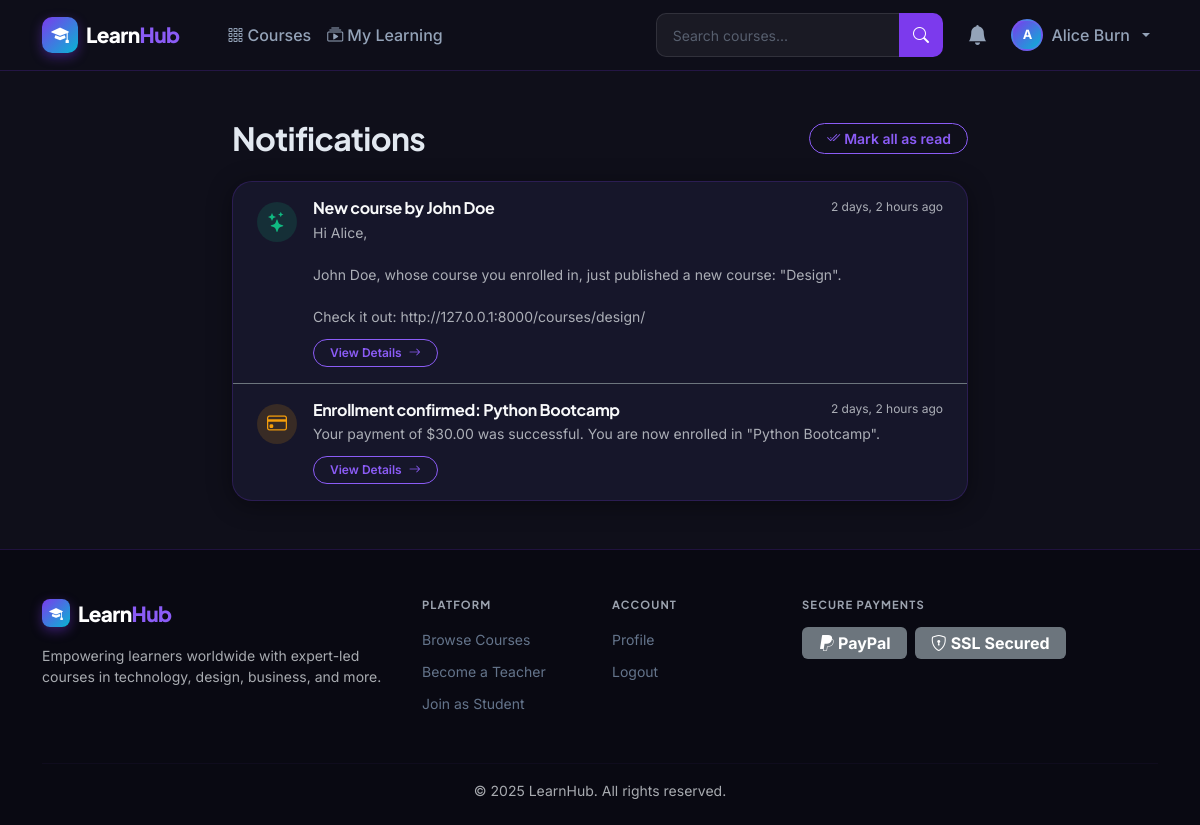
The page /notifications/ (signed in) on the database its author committed.
### apps/accounts/models.py (models this page shows, shortened)
class CustomUser(AbstractUser):
    ROLE_CHOICES = (
        ('student', 'Student'),
        ('teacher', 'Teacher'),
    )
    role = models.CharField(max_length=10, choices=ROLE_CHOICES, default='student')
    is_otp_verified = models.BooleanField(default=False)
    otp_secret = models.CharField(max_length=64, blank=True, default='')
    @property
    def is_teacher(self):
        return self.role == 'teacher'
    @property
    def is_student(self):
        return self.role == 'student'

### apps/notifications/models.py (models this page shows, shortened)
class Notification(models.Model):
    TYPE_CHOICES = (
        ('new_lesson', 'New Lesson'),
        ('new_course', 'New Course by Followed Teacher'),
        ('payment', 'Payment'),
        ('general', 'General'),
    )
    recipient = models.ForeignKey(
        settings.AUTH_USER_MODEL, on_delete=models.CASCADE, related_name='notifications'
    )
    title = models.CharField(max_length=200)
    message = models.TextField()
    notification_type = models.CharField(max_length=20, choices=TYPE_CHOICES, default='general')
    is_read = models.BooleanField(default=False)
    link = models.CharField(max_length=300, blank=True)
    created_at = models.DateTimeField(auto_now_add=True)
    class Meta:
        ordering = ['-created_at']

### apps/notifications/views.py (the view)
# urls.py: path('', views.notification_list, name='list'),
@login_required
def notification_list(request):
    notifications = Notification.objects.filter(recipient=request.user).order_by('-created_at')
    notifications.filter(is_read=False).update(is_read=True)
    return render(request, 'notifications/list.html', {'notifications': notifications})

### apps/notifications/context_processors.py (called while the page is built)
def notifications_count(request):
    if request.user.is_authenticated:
        count = Notification.objects.filter(recipient=request.user, is_read=False).count()
        return {'unread_notifications_count': count}
    return {'unread_notifications_count': 0}

### templates/notifications/list.html (shortened to what this page needs)
{% extends 'base.html' %}
{% block content %}
<div class="container py-5">
  <div class="row justify-content-center">
    <div class="col-lg-8">
      <div class="d-flex justify-content-between align-items-center mb-4">
        <h2 class="mb-0 fw-bold">Notifications</h2>
        {% if notifications %}
        <form action="{% url 'notifications:mark_all_read' %}" method="post">
          <button type="submit" class="btn btn-sm btn-outline-primary rounded-pill px-3">
            <i class="bi bi-check2-all me-1"></i>Mark all as read
          </button>
        </form>
        {% endif %}
      </div>
      {% if notifications %}
      <div class="lh-card p-0 overflow-hidden">
        <div class="list-group list-group-flush bg-transparent">
          {% for notif in notifications %}
          <div class="list-group-item bg-transparent border-secondary py-3 px-4 hover-bg-light transition-all
                      {% if not notif.is_read %}border-start border-primary border-4 bg-primary bg-opacity-10{% endif %}">
            <div class="d-flex gap-3 align-items-start">
              <div class="rounded-circle d-flex align-items-center justify-content-center mt-1 shrink-0"
                   style="width:40px;height:40px;
                          {% if notif.notification_type == 'new_lesson' %}background:rgba(6,182,212,0.15);color:var(--accent);
                          {% elif notif.notification_type == 'new_course' %}background:rgba(16,185,129,0.15);color:var(--success);
                          {% elif notif.notification_type == 'payment' %}background:rgba(245,158,11,0.15);color:var(--warning);
                          {% else %}background:rgba(124,58,237,0.15);color:var(--primary-light);{% endif %}">
                {% if notif.notification_type == 'new_lesson' %}
                  <i class="bi bi-play-circle fs-5"></i>
                {% elif notif.notification_type == 'new_course' %}
                  <i class="bi bi-stars fs-5"></i>
                {% elif notif.notification_type == 'payment' %}
                  <i class="bi bi-credit-card fs-5"></i>
                {% else %}
                  <i class="bi bi-bell fs-5"></i>
                {% endif %}
              </div>
              <div class="flex-grow-1">
                <div class="d-flex justify-content-between align-items-start mb-1">
                  <h6 class="mb-0 fw-bold text-light">{{ notif.title }}</h6>
                  <small class="text-muted text-nowrap ms-2" style="font-size:0.75rem;">{{ notif.created_at|timesince }} ago</small>
                </div>
                <p class="mb-2 text-muted small" style="line-height:1.5;white-space:pre-wrap;">{{ notif.message }}</p>
                {% if notif.link %}
                <a href="{% url 'notifications:mark_read' pk=notif.id %}" class="btn btn-sm btn-outline-primary rounded-pill px-3 mt-1" style="font-size:0.75rem;">
                  View Details <i class="bi bi-arrow-right ms-1"></i>
                </a>
                {% endif %}
              </div>
            </div>
          </div>
          {% endfor %}
        </div>
      </div>
      {% else %}
      <div class="empty-state py-5 mt-3">
        <div class="empty-icon text-muted mb-3"><i class="bi bi-bell-slash fs-1"></i></div>
        <h5>You're all caught up!</h5>
        <p class="text-muted">You have no notifications right now.</p>
      </div>
      {% endif %}
    </div>
  </div>
</div>
{% endblock %}

### templates/base.html (shortened to what this page needs)
<!DOCTYPE html>
<html lang="en" data-bs-theme="dark">
<head>
  <link href="https://cdn.jsdelivr.net/npm/bootstrap@5.3.3/dist/css/bootstrap.min.css" rel="stylesheet">
  <link href="https://cdn.jsdelivr.net/npm/bootstrap-icons@1.11.3/font/bootstrap-icons.min.css" rel="stylesheet">
  {% load static %}
  <link rel="stylesheet" href="{% static 'css/style.css' %}">
</head>
<body>
<nav class="navbar navbar-expand-lg lh-navbar sticky-top" id="mainNav">
  <div class="container">
    <a class="navbar-brand d-flex align-items-center gap-2" href="{% url 'home' %}">
      <div class="brand-icon"><i class="bi bi-mortarboard-fill"></i></div>
      <span class="brand-text">Learn<span class="brand-accent">Hub</span></span>
    </a>
    <div class="collapse navbar-collapse" id="navbarNav">
      <ul class="navbar-nav me-auto ms-4">
        <li class="nav-item">
          <a class="nav-link {% if request.resolver_match.url_name == 'catalog' %}active{% endif %}" href="{% url 'courses:catalog' %}">
            <i class="bi bi-grid-3x3-gap me-1"></i>Courses
          </a>
        </li>
        {% if user.is_authenticated and user.is_student %}
        <li class="nav-item">
          <a class="nav-link {% if request.resolver_match.url_name == 'my_courses' %}active{% endif %}" href="{% url 'courses:my_courses' %}">
            <i class="bi bi-collection-play me-1"></i>My Learning
          </a>
        </li>
        {% endif %}
      </ul>
      <form class="d-flex me-3 search-form" action="{% url 'courses:catalog' %}" method="GET">
        <div class="input-group">
          <input class="form-control search-input" type="search" name="q" placeholder="Search courses..."
                 value="{{ request.GET.q|default:'' }}" aria-label="Search">
          <button class="btn btn-search" type="submit"><i class="bi bi-search"></i></button>
        </div>
      </form>
      <ul class="navbar-nav align-items-center gap-2">
        {% if user.is_authenticated %}
        <li class="nav-item">
          <a class="nav-link position-relative notif-bell" href="{% url 'notifications:list' %}" id="notifBell">
            <i class="bi bi-bell-fill fs-5"></i>
          </a>
        </li>
        <li class="nav-item dropdown">
          <a class="nav-link dropdown-toggle d-flex align-items-center gap-2 user-menu"
             href="#" id="userDropdown" role="button" data-bs-toggle="dropdown">
            <div class="user-avatar-sm">
              {% if user.is_teacher and user.teacher_profile.avatar %}
                <img src="{{ user.teacher_profile.avatar.url }}" alt="avatar">
              {% elif user.is_student and user.student_profile.avatar %}
                <img src="{{ user.student_profile.avatar.url }}" alt="avatar">
              {% else %}
                <span>{{ user.first_name|first|upper|default:user.username|first|upper }}</span>
              {% endif %}
            </div>
            <span class="d-none d-md-inline">{{ user.get_full_name|default:user.username }}</span>
          </a>
        </li>
        {% endif %}
      </ul>
    </div>
  </div>
</nav>
<main class="main-content">
  {% block content %}{% endblock %}
</main>
<footer class="lh-footer mt-auto">
  <div class="container">
    <div class="row gy-4">
      <div class="col-lg-4">
        <div class="d-flex align-items-center gap-2 mb-3">
          <div class="brand-icon brand-icon-sm"><i class="bi bi-mortarboard-fill"></i></div>
          <span class="brand-text">Learn<span class="brand-accent">Hub</span></span>
        </div>
        <p class="text-muted small">Empowering learners worldwide with expert-led courses in technology, design, business, and more.</p>
      </div>
      <div class="col-lg-2 col-6">
        <h6 class="footer-heading">Platform</h6>
        <ul class="list-unstyled footer-links">
          <li><a href="{% url 'courses:catalog' %}">Browse Courses</a></li>
          <li><a href="{% url 'accounts:teacher_signup' %}">Become a Teacher</a></li>
          <li><a href="{% url 'accounts:student_signup' %}">Join as Student</a></li>
        </ul>
      </div>
      <div class="col-lg-2 col-6">
        <h6 class="footer-heading">Account</h6>
        <ul class="list-unstyled footer-links">
          {% if user.is_authenticated %}
          <li><a href="{% url 'accounts:profile' %}">Profile</a></li>
          <li><a href="{% url 'accounts:logout' %}">Logout</a></li>
          {% else %}
          <li><a href="{% url 'accounts:login' %}">Login</a></li>
          <li><a href="{% url 'accounts:student_signup' %}">Sign Up</a></li>
          {% endif %}
        </ul>
      </div>
      <div class="col-lg-4">
        <h6 class="footer-heading">Secure Payments</h6>
        <div class="d-flex gap-2 align-items-center mt-2">
          <span class="badge bg-secondary fs-6 px-3 py-2"><i class="bi bi-paypal me-1"></i>PayPal</span>
          <span class="badge bg-secondary fs-6 px-3 py-2"><i class="bi bi-shield-lock me-1"></i>SSL Secured</span>
        </div>
      </div>
    </div>
    <hr class="footer-divider">
    <p class="text-center text-muted small mb-0">© 2025 LearnHub. All rights reserved.</p>
  </div>
</footer>
</body>
</html>

### static/css/style.css (style rules this page uses)
:root { --primary: #7c3aed; --primary-light: #8b5cf6; --primary-dark: #5b21b6; --accent: #06b6d4; --accent-dark: #0891b2; --success: #10b981; --warning: #f59e0b; --danger: #ef4444; --bg-dark: #0f0f1a; --bg-card: #16162a; --bg-card2: #1c1c35; --border: rgba(124, 58, 237, 0.2); --text-muted: #9ca3af; --radius: 14px; --radius-lg: 20px; --shadow: 0 4px 24px rgba(0,0,0,0.4); --shadow-hover: 0 8px 40px rgba(124, 58, 237, 0.25); --transition: all 0.25s cubic-bezier(0.4,0,0.2,1); }
*, *::before, *::after { box-sizing: border-box; }
html { scroll-behavior: smooth; }
body { font-family: 'Inter', system-ui, sans-serif; background-color: var(--bg-dark); color: #e2e8f0; min-height: 100vh; display: flex; flex-direction: column; -webkit-font-smoothing: antialiased; }
h1, h2, h3, h4, h5, h6 { font-family: 'Plus Jakarta Sans', sans-serif; font-weight: 700; letter-spacing: -0.02em; }
a { color: var(--primary-light); text-decoration: none; transition: var(--transition); }
.lh-navbar { background: rgba(15, 15, 26, 0.85); backdrop-filter: blur(20px); -webkit-backdrop-filter: blur(20px); border-bottom: 1px solid var(--border); padding: 0.75rem 0; z-index: 1050; }
.brand-icon { width: 36px; height: 36px; background: linear-gradient(135deg, var(--primary), var(--accent)); border-radius: 10px; display: flex; align-items: center; justify-content: center; font-size: 1.1rem; color: white; box-shadow: 0 4px 12px rgba(124,58,237,0.4); }
.brand-icon-sm { width: 28px; height: 28px; font-size: 0.85rem; border-radius: 8px; }
.brand-text { font-family: 'Plus Jakarta Sans', sans-serif; font-size: 1.3rem; font-weight: 800; color: #fff; letter-spacing: -0.03em; }
.brand-accent { color: var(--primary-light); }
.lh-navbar .nav-link { color: #94a3b8; font-weight: 500; padding: 0.4rem 0.75rem; border-radius: 8px; transition: var(--transition); }
.search-input { background: rgba(255,255,255,0.05); border: 1px solid rgba(255,255,255,0.1); color: #e2e8f0; border-radius: 10px 0 0 10px; font-size: 0.875rem; width: 220px; }
.btn-search { background: var(--primary); border: none; color: white; border-radius: 0 10px 10px 0; padding: 0.375rem 0.9rem; }
.notif-bell { position: relative; color: #94a3b8 !important; }
.user-avatar-sm { width: 32px; height: 32px; border-radius: 50%; background: linear-gradient(135deg, var(--primary), var(--accent)); display: flex; align-items: center; justify-content: center; font-weight: 700; font-size: 0.8rem; color: white; overflow: hidden; border: 2px solid rgba(139,92,246,0.4); }
.btn-outline-primary { border-color: var(--primary-light); color: var(--primary-light); border-radius: 10px; font-weight: 600; transition: var(--transition); }
.lh-card { background: var(--bg-card); border: 1px solid var(--border); border-radius: var(--radius-lg); box-shadow: var(--shadow); transition: var(--transition); overflow: hidden; }
.form-control, .form-select { background: rgba(255,255,255,0.05); border: 1px solid rgba(255,255,255,0.1); color: #e2e8f0; border-radius: 10px; padding: 0.65rem 1rem; transition: var(--transition); }
.form-control::placeholder { color: rgba(148,163,184,0.5); }
.lh-footer { background: #090912; border-top: 1px solid var(--border); padding: 3rem 0 1.5rem; margin-top: auto; }
.footer-heading { font-size: 0.7rem; font-weight: 700; text-transform: uppercase; letter-spacing: 0.1em; color: var(--text-muted); margin-bottom: 1rem; }
.footer-links { padding: 0; }
.footer-links li { margin-bottom: 0.5rem; }
.footer-links a { color: #64748b; font-size: 0.875rem; transition: var(--transition); }
.footer-divider { border-color: var(--border); margin: 2rem 0 1rem; }
.main-content { flex: 1; }

### templates/notifications/list.html (style rules this page uses)
.transition-all { transition: all 0.2s ease; }
.shrink-0 { flex-shrink: 0; }

### rows shown on the page
CustomUser: first_name|first "A", get_full_name "Alice Burn"
Notification: notification_type "new_course" (drawn), title "New course by John Doe", created_at "2 days, 2 hours", message "Hi Alice, John Doe, whose course you enrolled in, just published a new course: \"Design\". Check it out: http://127.0.0.1:8000/courses/design/", link "View Details"
Notification: notification_type "payment" (drawn), title "Enrollment confirmed: Python Bootcamp", created_at "2 days, 2 hours", message "Your payment of $30.00 was successful. You are now enrolled in \"Python Bootcamp\".", shows "View Details"
